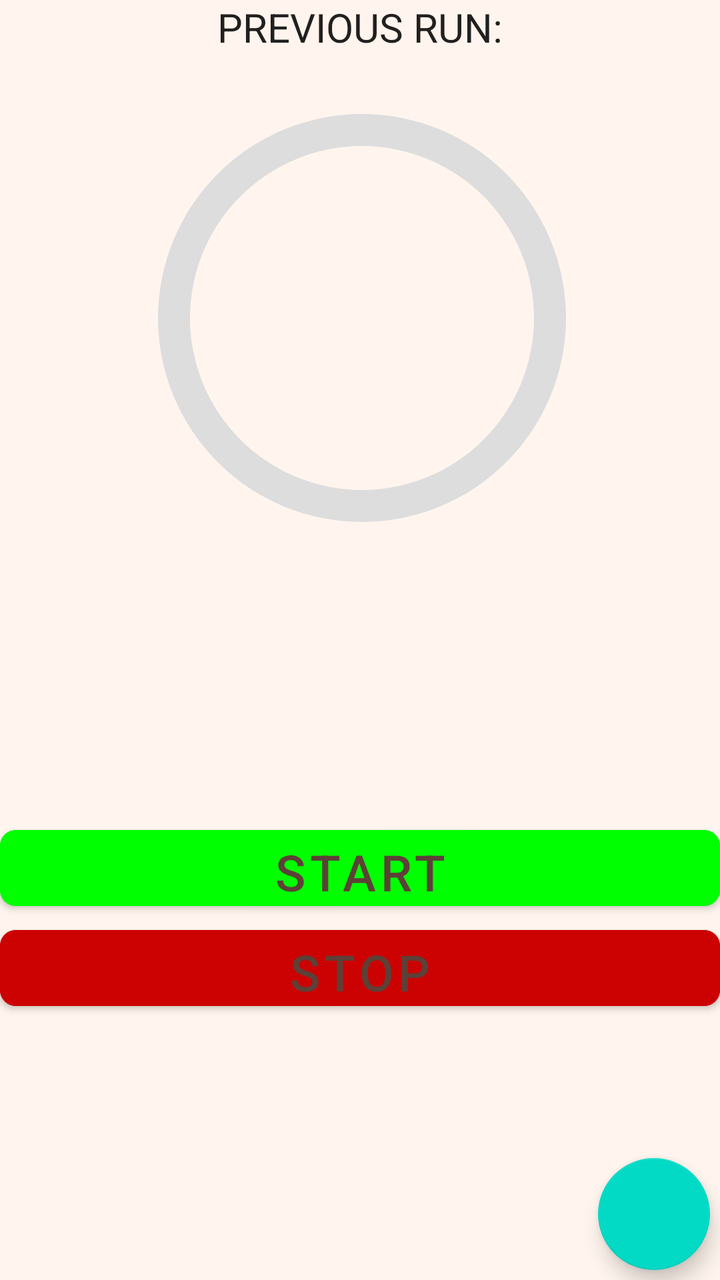
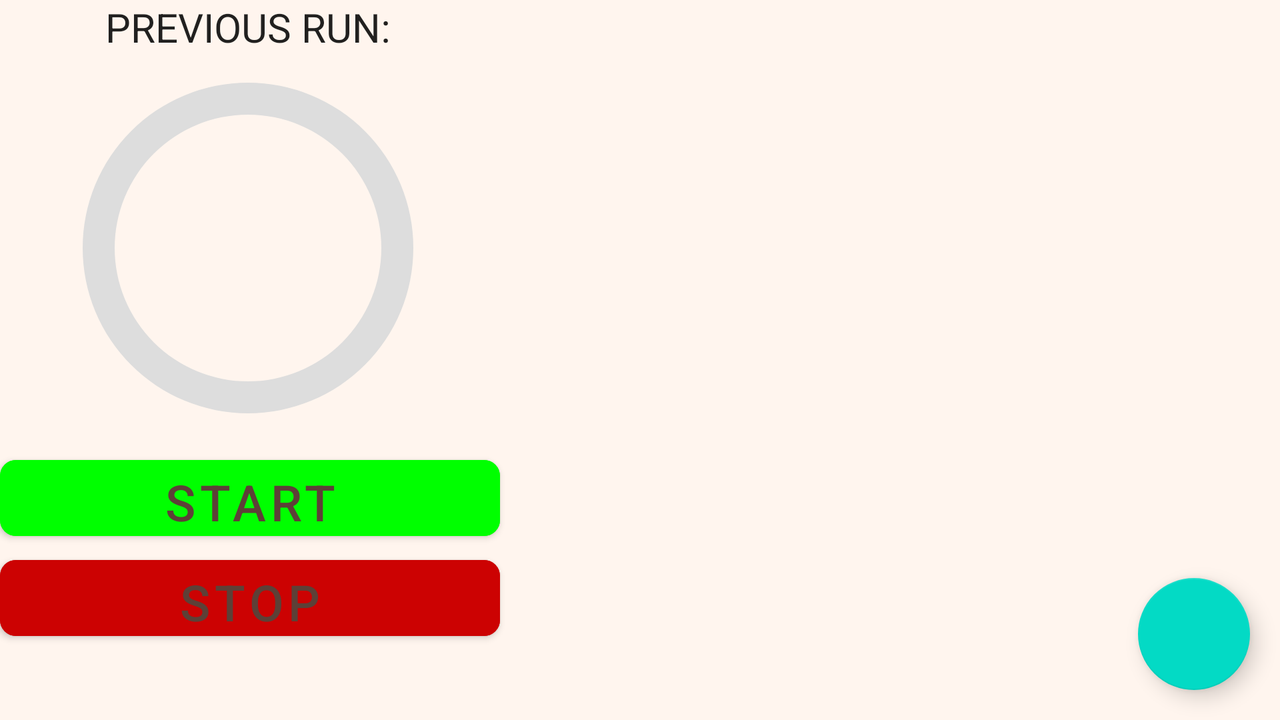

The same Android screen from two of the app's own layout files: first res/layout/ as a phone draws it, then the repository's variant for another configuration, drawn on a device whose configuration selects that folder. Both files follow.
<!-- AndroidManifest.xml: application theme Theme.Assignment3 -->
<!-- res/layout/activity_main.xml -->
<?xml version="1.0" encoding="utf-8"?>
<androidx.constraintlayout.widget.ConstraintLayout xmlns:android="http://schemas.android.com/apk/res/android"
    xmlns:app="http://schemas.android.com/apk/res-auto"
    xmlns:tools="http://schemas.android.com/tools"
    android:layout_width="match_parent"
    android:layout_height="match_parent"
    android:background="@color/sea_shell"
    tools:context=".Activity.MainActivity">


    <Button
        android:id="@+id/start"
        android:layout_width="match_parent"
        android:layout_height="50dp"
        android:layout_marginTop="5dp"
        android:backgroundTint="@color/start_green"
        android:onClick="onStart"
        android:text="@string/start"
        android:textColor="@color/text_colour"
        android:textSize="25sp"
        app:cornerRadius="8dp"
        app:layout_constraintBottom_toTopOf="@+id/finishButton"
        app:layout_constraintEnd_toEndOf="parent"
        app:layout_constraintHorizontal_bias="0.5"
        app:layout_constraintStart_toStartOf="parent"
        app:layout_constraintTop_toBottomOf="@+id/stopLocation"
        tools:ignore="UsingOnClickInXml" />

    <Button
        android:id="@+id/finishButton"
        android:layout_width="match_parent"
        android:layout_height="50dp"
        android:backgroundTint="@color/stop_red"
        android:onClick="onFinish"
        android:text="@string/stop"
        android:textColor="@color/text_colour"
        android:textSize="25sp"
        app:cornerRadius="8dp"
        app:layout_constraintEnd_toEndOf="parent"
        app:layout_constraintHorizontal_bias="1.0"
        app:layout_constraintStart_toStartOf="parent"
        app:layout_constraintTop_toBottomOf="@+id/start"
        tools:ignore="UsingOnClickInXml" />

    <TextView
        android:id="@+id/distance"
        android:layout_width="100dp"
        android:layout_height="wrap_content"
        android:textAlignment="center"
        android:textAppearance="@style/TextAppearance.AppCompat.Large"
        android:textSize="20sp"
        app:layout_constraintBottom_toBottomOf="@+id/progress"
        app:layout_constraintEnd_toEndOf="@+id/progress"
        app:layout_constraintStart_toStartOf="@+id/progress"
        app:layout_constraintTop_toTopOf="@+id/progress"
        app:layout_constraintVertical_bias="0.7" />

    <TextView
        android:id="@+id/time"
        android:layout_width="100dp"
        android:layout_height="wrap_content"
        android:layout_marginTop="12dp"
        android:textAlignment="center"
        android:textAppearance="@style/TextAppearance.AppCompat.Large"
        android:textSize="30sp"
        app:layout_constraintEnd_toEndOf="parent"
        app:layout_constraintHorizontal_bias="0.498"
        app:layout_constraintStart_toStartOf="parent"
        app:layout_constraintTop_toBottomOf="@+id/progress" />

    <TextView
        android:id="@+id/avgSpeed"
        android:layout_width="100dp"
        android:layout_height="wrap_content"
        android:layout_marginTop="12dp"
        android:layout_marginEnd="24dp"
        android:textAlignment="center"
        android:textAppearance="@style/TextAppearance.AppCompat.Large"
        android:textSize="18sp"
        app:layout_constraintEnd_toStartOf="@+id/time"
        app:layout_constraintTop_toBottomOf="@+id/progress" />

    <TextView
        android:id="@+id/maxSpeed"
        android:layout_width="100dp"
        android:layout_height="wrap_content"
        android:layout_marginStart="24dp"
        android:layout_marginTop="12dp"
        android:textAlignment="center"
        android:textAppearance="@style/TextAppearance.AppCompat.Large"
        android:textSize="18sp"
        app:layout_constraintStart_toEndOf="@+id/time"
        app:layout_constraintTop_toBottomOf="@+id/progress" />


    <TextView
        android:id="@+id/startLocation"
        android:layout_width="match_parent"
        android:layout_height="wrap_content"
        android:layout_marginTop="25dp"
        android:textAlignment="center"
        android:textAppearance="@style/TextAppearance.AppCompat.Large"
        android:textSize="15sp"
        app:layout_constraintEnd_toEndOf="parent"
        app:layout_constraintTop_toBottomOf="@+id/time" />

    <TextView
        android:id="@+id/stopLocation"
        android:layout_width="match_parent"
        android:layout_height="wrap_content"
        android:layout_marginTop="0dp"
        android:textAlignment="center"
        android:textAppearance="@style/TextAppearance.AppCompat.Large"
        android:textSize="15sp"
        app:layout_constraintEnd_toEndOf="parent"
        app:layout_constraintTop_toBottomOf="@+id/startLocation" />























    <ProgressBar
        android:id="@+id/progress"
        android:layout_width="258dp"
        android:layout_height="254dp"
        android:layout_marginTop="5dp"
        android:indeterminateOnly="false"
        android:max="100"
        android:progressDrawable="@drawable/circle"
        app:layout_constraintEnd_toEndOf="parent"
        app:layout_constraintHorizontal_bias="0.509"
        app:layout_constraintStart_toStartOf="parent"
        app:layout_constraintTop_toBottomOf="@+id/Title" />

    <TextView
        android:id="@+id/setGoal"
        android:layout_width="wrap_content"
        android:layout_height="wrap_content"
        android:layout_marginBottom="15dp"
        android:textAlignment="center"
        android:textAppearance="@style/TextAppearance.AppCompat.Large"
        android:textSize="15sp"
        app:layout_constraintBottom_toTopOf="@+id/mode"
        app:layout_constraintEnd_toEndOf="parent"
        app:layout_constraintHorizontal_bias="0.5"
        app:layout_constraintStart_toStartOf="parent" />

    <ImageView
        android:id="@+id/mode"
        android:layout_width="50dp"
        android:layout_height="50dp"
        android:layout_marginTop="35dp"
        android:contentDescription="@string/mode"
        app:layout_constraintBottom_toTopOf="@+id/distance"
        app:layout_constraintEnd_toEndOf="@+id/progress"
        app:layout_constraintHorizontal_bias="0.495"
        app:layout_constraintStart_toStartOf="@+id/progress"
        app:layout_constraintTop_toTopOf="@+id/progress"
        app:layout_constraintVertical_bias="0.782" />

    <TextView
        android:id="@+id/Title"
        android:layout_width="wrap_content"
        android:layout_height="wrap_content"
        android:text="@string/previous"
        android:textAlignment="center"
        android:textAllCaps="true"
        android:textAppearance="@style/TextAppearance.AppCompat.Large"
        android:textSize="20sp"
        app:layout_constraintEnd_toEndOf="parent"
        app:layout_constraintHorizontal_bias="0.5"
        app:layout_constraintStart_toStartOf="parent"
        app:layout_constraintTop_toTopOf="parent" />

    <com.google.android.material.floatingactionbutton.FloatingActionButton
        android:id="@+id/floatingActionButton2"
        android:layout_width="wrap_content"
        android:layout_height="wrap_content"
        android:layout_marginEnd="5dp"
        android:layout_marginBottom="5dp"
        android:clickable="true"
        android:contentDescription="@string/Database"
        android:focusable="true"
        android:onClick="onDataView"
        app:layout_constraintBottom_toBottomOf="parent"
        app:layout_constraintEnd_toEndOf="parent"
        app:srcCompat="@drawable/save"
        tools:ignore="UsingOnClickInXml,SpeakableTextPresentCheck,ImageContrastCheck" />

</androidx.constraintlayout.widget.ConstraintLayout>
<!-- resources referenced by this layout -->
<resources>
  <color name="sea_shell">#FFF5EE</color>
  <color name="start_green">#00FF00</color>
  <color name="stop_red">#CC0202</color>
  <color name="text_colour">#5D4037</color>
  <!-- drawable circle (drawable) -->
  <?xml version="1.0" encoding="utf-8"?>
  
  <layer-list xmlns:android="http://schemas.android.com/apk/res/android">
      <item>
          <shape
              android:shape="ring"
              android:thickness="16dp"
              android:useLevel="false">
              <solid android:color="#DDD"/>
          </shape>
      </item>
      <item>
          <rotate
              android:fromDegrees="-90"
              android:toDegrees="-90">
          <shape android:shape="ring"
              android:thickness="16dp"
              android:useLevel="true">
              <gradient
                  android:startColor="@color/gradient1"
                  android:endColor="@color/gradient2"/>
          </shape>
          </rotate>
      </item>
  </layer-list>
  <string name="Database">Database</string>
  <string name="mode">Status</string>
  <string name="previous">Previous Run:</string>
  <string name="start">Start</string>
  <string name="stop">Stop</string>
  <style name="Theme.Assignment3" parent="Theme.MaterialComponents.DayNight.DarkActionBar">
          
          <item name="colorPrimary">@color/black</item>
          <item name="colorPrimaryVariant">@color/black</item>
          <item name="colorOnPrimary">@color/white</item>
          
          <item name="colorSecondary">@color/teal_200</item>
          <item name="colorSecondaryVariant">@color/teal_700</item>
          <item name="colorOnSecondary">@color/black</item>
          
          <item name="android:statusBarColor">?attr/colorPrimaryVariant</item>
          
          <item name="listPopupWindowStyle">@style/myListPopupWindow</item>
      </style>
  <color name="gradient1">#ff00d4</color>
  <color name="gradient2">#00ddff</color>
  <color name="black">#FF000000</color>
  <color name="white">#FFFFFFFF</color>
  <color name="teal_200">#FF03DAC5</color>
  <color name="teal_700">#FF018786</color>
  <style name="myListPopupWindow" parent="Widget.MaterialComponents.PopupMenu.ListPopupWindow">
          <item name="android:popupBackground">@drawable/pop_up_style</item>
      </style>
  <!-- drawable pop_up_style (drawable) -->
  <shape xmlns:android="http://schemas.android.com/apk/res/android">
      <solid android:color="@color/soft_yellow"/>
  
      <corners
          android:bottomLeftRadius="8dp"
          android:bottomRightRadius="8dp"
          android:topLeftRadius="8dp"
          android:topRightRadius="8dp"/>
  
      <padding
          android:bottom="8dp"
          android:top="8dp"/>
  
  </shape>
  <color name="soft_yellow"> #FDFD96</color>
</resources>
<!-- res/layout-land/activity_main.xml (the repository's variant of the layout above) -->
<!-- drawn on the phone turned sideways -->
<?xml version="1.0" encoding="utf-8"?>
<androidx.constraintlayout.widget.ConstraintLayout xmlns:android="http://schemas.android.com/apk/res/android"
    xmlns:app="http://schemas.android.com/apk/res-auto"
    xmlns:tools="http://schemas.android.com/tools"
    android:layout_width="match_parent"
    android:layout_height="match_parent"
    android:background="@color/sea_shell"
    tools:context=".Activity.MainActivity">


    <Button
        android:id="@+id/start"
        android:layout_width="250dp"
        android:layout_height="50dp"
        android:backgroundTint="@color/start_green"
        android:onClick="onStart"
        android:text="@string/start"
        android:textColor="@color/text_colour"
        android:textSize="25sp"
        app:cornerRadius="8dp"
        app:layout_constraintStart_toStartOf="parent"
        app:layout_constraintTop_toBottomOf="@+id/progress"
        tools:ignore="UsingOnClickInXml" />

    <Button
        android:id="@+id/finishButton"
        android:layout_width="250dp"
        android:layout_height="50dp"
        android:backgroundTint="@color/stop_red"
        android:onClick="onFinish"
        android:text="@string/stop"
        android:textColor="@color/text_colour"
        android:textSize="25sp"
        app:cornerRadius="8dp"
        app:layout_constraintStart_toStartOf="parent"
        app:layout_constraintTop_toBottomOf="@+id/start"
        tools:ignore="UsingOnClickInXml" />

    <TextView
        android:id="@+id/distance"
        android:layout_width="100dp"
        android:layout_height="wrap_content"
        android:textAlignment="center"
        android:textAppearance="@style/TextAppearance.AppCompat.Large"
        android:textSize="20sp"
        app:layout_constraintBottom_toBottomOf="@+id/progress"
        app:layout_constraintEnd_toEndOf="@+id/progress"
        app:layout_constraintStart_toStartOf="@+id/progress"
        app:layout_constraintTop_toTopOf="@+id/progress"
        app:layout_constraintVertical_bias="0.7" />


    <TextView
        android:id="@+id/time"
        android:layout_width="100dp"
        android:layout_height="wrap_content"
        android:layout_marginStart="175dp"
        android:layout_marginTop="40dp"
        android:textAlignment="center"
        android:textAppearance="@style/TextAppearance.AppCompat.Large"
        android:textSize="30sp"
        app:layout_constraintStart_toEndOf="@+id/progress"
        app:layout_constraintTop_toTopOf="parent" />

    <com.google.android.material.floatingactionbutton.FloatingActionButton
        android:id="@+id/floatingActionButton2"
        android:layout_width="wrap_content"
        android:layout_height="wrap_content"
        android:layout_marginEnd="15dp"
        android:layout_marginBottom="15dp"
        android:clickable="true"
        android:contentDescription="@string/Database"
        android:focusable="true"
        android:onClick="onDataView"
        app:layout_constraintBottom_toBottomOf="parent"
        app:layout_constraintEnd_toEndOf="parent"
        app:srcCompat="@drawable/save"
        tools:ignore="UsingOnClickInXml,SpeakableTextPresentCheck,ImageContrastCheck" />
    <TextView
        android:id="@+id/avgSpeed"
        android:layout_width="100dp"
        android:layout_height="wrap_content"
        android:layout_marginTop="25dp"
        android:layout_marginEnd="40dp"
        android:textAlignment="center"
        android:textAppearance="@style/TextAppearance.AppCompat.Large"
        android:textSize="18sp"
        app:layout_constraintEnd_toStartOf="@+id/time"
        app:layout_constraintTop_toBottomOf="@+id/Title" />

    <TextView
        android:id="@+id/maxSpeed"
        android:layout_width="100dp"
        android:layout_height="wrap_content"
        android:layout_marginStart="40dp"
        android:layout_marginTop="25dp"
        android:textAlignment="center"
        android:textAppearance="@style/TextAppearance.AppCompat.Large"
        android:textSize="18sp"
        app:layout_constraintStart_toEndOf="@+id/time"
        app:layout_constraintTop_toBottomOf="@+id/Title" />


    




















    <TextView
        android:id="@+id/startLocation"
        android:layout_width="450dp"
        android:layout_height="wrap_content"
        android:layout_marginTop="36dp"
        android:textAlignment="center"
        android:textAppearance="@style/TextAppearance.AppCompat.Large"
        android:textSize="15sp"
        app:layout_constraintEnd_toEndOf="@+id/maxSpeed"
        app:layout_constraintHorizontal_bias="0.485"
        app:layout_constraintStart_toStartOf="@+id/avgSpeed"
        app:layout_constraintTop_toBottomOf="@+id/time" />

    <TextView
        android:id="@+id/stopLocation"
        android:layout_width="450dp"
        android:layout_height="wrap_content"
        android:layout_marginTop="28dp"
        android:textAlignment="center"
        android:textAppearance="@style/TextAppearance.AppCompat.Large"
        android:textSize="15sp"
        app:layout_constraintEnd_toEndOf="@+id/startLocation"
        app:layout_constraintHorizontal_bias="0.0"
        app:layout_constraintStart_toStartOf="@+id/startLocation"
        app:layout_constraintTop_toBottomOf="@+id/startLocation" />

    <ProgressBar
        android:id="@+id/progress"
        android:layout_width="200dp"
        android:layout_height="200dp"
        android:layout_marginStart="24dp"
        android:layout_marginTop="24dp"
        android:indeterminateOnly="false"
        android:max="100"
        android:progressDrawable="@drawable/circle"
        app:layout_constraintStart_toStartOf="parent"
        app:layout_constraintTop_toTopOf="parent" />

    <TextView
        android:id="@+id/setGoal"
        android:layout_width="wrap_content"
        android:layout_height="wrap_content"
        android:layout_marginBottom="5dp"
        android:textAlignment="center"
        android:textAppearance="@style/TextAppearance.AppCompat.Large"
        android:textSize="15sp"
        app:layout_constraintBottom_toTopOf="@+id/mode"
        app:layout_constraintEnd_toEndOf="@+id/progress"
        app:layout_constraintStart_toStartOf="@+id/progress" />

    <ImageView
        android:id="@+id/mode"
        android:layout_width="50dp"
        android:layout_height="50dp"
        android:layout_marginTop="35dp"
        android:contentDescription="@string/mode"
        app:layout_constraintBottom_toTopOf="@+id/distance"
        app:layout_constraintEnd_toEndOf="@+id/progress"
        app:layout_constraintHorizontal_bias="0.495"
        app:layout_constraintStart_toStartOf="@+id/progress"
        app:layout_constraintTop_toTopOf="@+id/progress"
        app:layout_constraintVertical_bias="0.782" />

    <TextView
        android:id="@+id/Title"
        android:layout_width="wrap_content"
        android:layout_height="wrap_content"
        android:text="@string/previous"
        android:textAlignment="center"
        android:textAllCaps="true"
        android:textAppearance="@style/TextAppearance.AppCompat.Large"
        android:textSize="20sp"
        app:layout_constraintEnd_toEndOf="@+id/progress"
        app:layout_constraintStart_toStartOf="@+id/progress"
        app:layout_constraintTop_toTopOf="parent" />

</androidx.constraintlayout.widget.ConstraintLayout>
